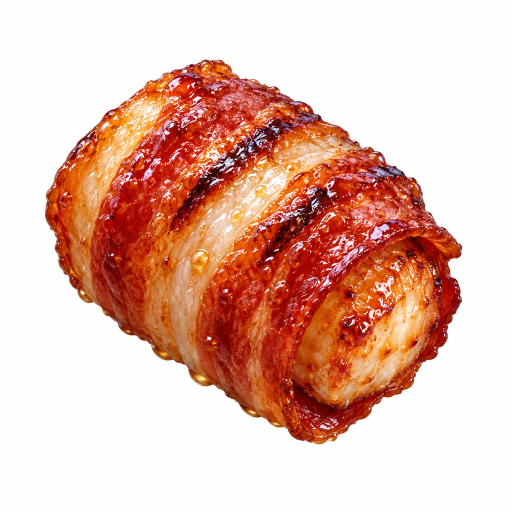
#> input picture ArtSource/Food/Grilled/bacon.png, 1024 x 1024 px, given in place of Gri.png, which was not available (shown at 1/2 size)
$ python lineup.py
#> lines starting #> are read from the running program, lines starting #| are printed output that depends on the picture
# Builds Grill-Food-Lineup.png: every food sprite with its name.
import os
from PIL import Image, ImageDraw, ImageFont
R=".."; F=ImageFont.truetype("fonts/Fredoka-Bold.ttf",34)
names=sorted(f[:-4] for f in os.listdir(f"{R}/food"))
cols=6; cell=300; rows=(len(names)+cols-1)//cols
S=Image.new("RGBA",(cols*cell,rows*cell+20),(252,236,214,255)); d=ImageDraw.Draw(S)
#> after `S = Image.new('RGBA', (cols * cell, rows * cell + 20), (252, 236, 214,`:
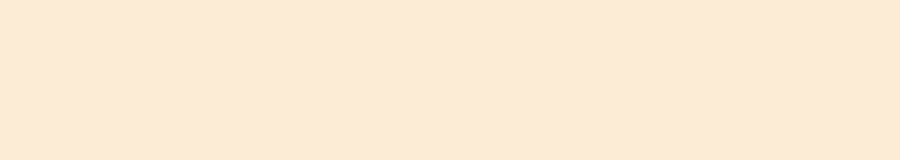
#> S: PIL image 1800x320 RGBA (shown at 1/2 size); mean R, G, B, A 252, 236, 214, 255
for i,n in enumerate(names):
    x=(i%cols)*cell; y=(i//cols)*cell+10
    d.rounded_rectangle((x+12,y+8,x+cell-12,y+cell-8),28,fill=(255,248,238))
    im=Image.open(f"{R}/food/{n}.png").resize((220,220),Image.LANCZOS)
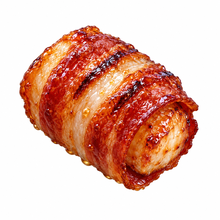
#> im: PIL image 220x220 RGB; mean R, G, B 229.4, 187.9, 174.2
#> (the run stopped early here; a loop or call above may not have finished)

$ run again, on ArtSource/Food/Medium/corn.png
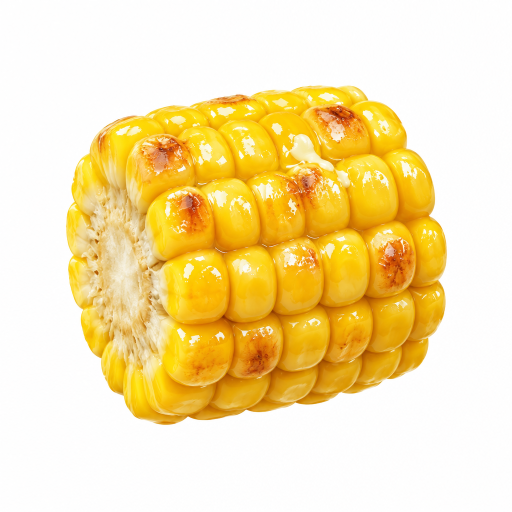
#> input picture ArtSource/Food/Medium/corn.png, 1024 x 1024 px, given in place of .png, which was not available (shown at 1/2 size)
#> `im=Image.open(f"{R}/food/{n}.png").resize((220,220),Image.LANCZOS)`:
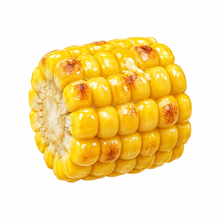
#> im: PIL image 220x220 RGB; mean R, G, B 247.4, 226.1, 171.8

$ run again, on ArtSource/Food/Medium/halloumi.png
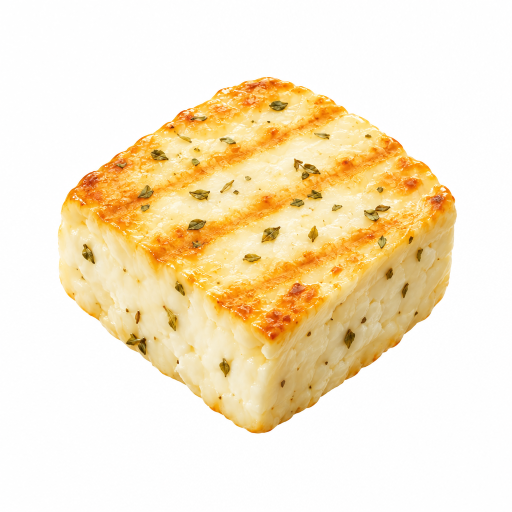
#> input picture ArtSource/Food/Medium/halloumi.png, 1024 x 1024 px, given in place of .png, which was not available (shown at 1/2 size)
#> `im=Image.open(f"{R}/food/{n}.png").resize((220,220),Image.LANCZOS)`:
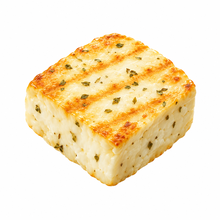
#> im: PIL image 220x220 RGB; mean R, G, B 247.9, 232.2, 202.1

$ run again, on ArtSource/Food/Raw/bacon.png
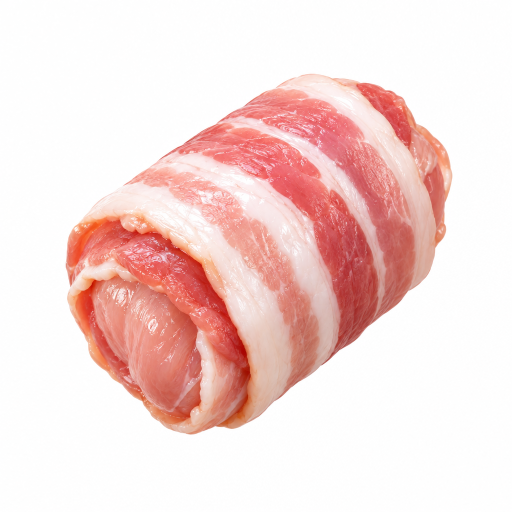
#> input picture ArtSource/Food/Raw/bacon.png, 1024 x 1024 px, given in place of .png, which was not available (shown at 1/2 size)
#> `im=Image.open(f"{R}/food/{n}.png").resize((220,220),Image.LANCZOS)`:
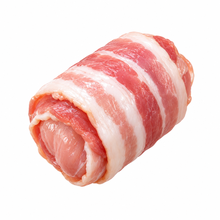
#> im: PIL image 220x220 RGB; mean R, G, B 244.8, 218.3, 215.4
